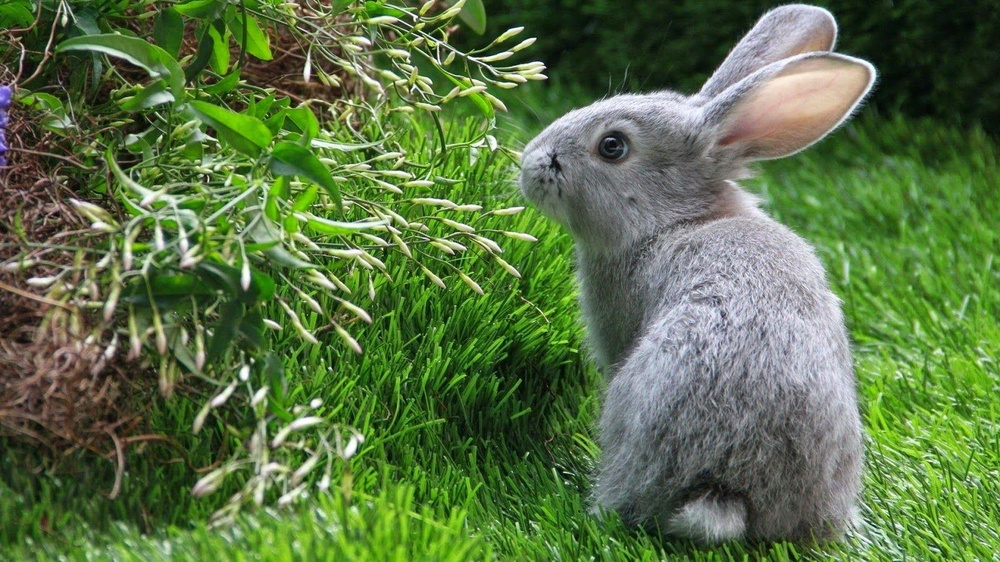
#> input picture DATA/sammy.jpg, 1000 x 562 px, shrunk from 1600 x 900 before the run
$ jupyter execute matching_template.ipynb   (shell and % lines are left out)
#> lines starting #> are read from the running program, lines starting #| are printed output that depends on the picture
[cell 1]
import cv2
import numpy as np
import matplotlib.pyplot as plt

[cell 2]
full=cv2.imread('DATA/sammy.jpg')
#> full is the input picture: shape (562, 1000, 3); mean B, G, R 69, 114.4, 89.9
full=cv2.cvtColor(full,cv2.COLOR_BGR2RGB)

[cell 3]
plt.imshow(full)

[cell 4]
fase=cv2.imread('DATA/sammy_face.jpg')
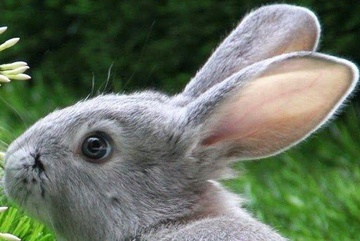
#> input picture DATA/sammy_face.jpg, 360 x 241 px, shrunk from 576 x 386 before the run
#> fase is the input picture: shape (241, 360, 3); mean B, G, R 95.3, 113.5, 102.3
fase=cv2.cvtColor(fase,cv2.COLOR_BGR2RGB)

[cell 5]
plt.imshow(fase)

[cell 6]
# All the 6 methods for comparison in a list
# Note how we are using strings, later on we'll use the eval() function to convert to function
methods = ['cv2.TM_CCOEFF', 'cv2.TM_CCOEFF_NORMED', 'cv2.TM_CCORR','cv2.TM_CCORR_NORMED', 'cv2.TM_SQDIFF', 'cv2.TM_SQDIFF_NORMED']

[cell 7]
for m in methods:

    #CREATE A COPY
    full_copy = full.copy()
    methods = eval(m)

    #TEMPLATE MATCHING
    res=cv2.matchTemplate(full_copy,fase,methods)
    min_val,max_val,min_loc,max_loc=cv2.minMaxLoc(res)

    if methods in[cv2.TM_SQDIFF_NORMED]:

        top_left=min_loc

    else:

        top_left=max_loc

    height,width,channels=fase.shape
    bottom_right=(top_left[0]+width,top_left[1]+height)

    cv2.rectangle(full_copy,top_left,bottom_right,(255,0,0),10)

    #PLOT AND SHOW THE IMAGES
    plt.subplot(121)
    plt.imshow(res)
    plt.title('HEATMAP OF TEMPLATE MATCHING')


    plt.subplot(122)
    plt.imshow(full_copy)
    plt.title('DETECTION OF TEMPLATE')
    plt.suptitle(m)

    plt.show()
    print('\n')
    print('\n')
#> this loop made 6 passes
#> (min_val, max_val, min_loc, top_left, bottom_right) on passes 1 to 5: (-327604512, 1.11e+09, (640, 57), (517, 0), (877, 241)), (-0.311, 0.999, (640, 57), (517, 0), (877, 241)), (1.86e+09, 3.92e+09, (215, 265), (517, 0), (877, 241)), (0.641, 1, (296, 218), (517, 0), (877, 241)), (2721893, 2.78e+09, (517, 0), (640, 55), (1000, 296))
#> (min_val, max_val, max_loc, top_left, bottom_right) on pass 6: (0.000695, 0.789, (222, 249), (517, 0), (877, 241))
#> pass 1, `res=cv2.matchTemplate(full_copy,fase,methods)`:
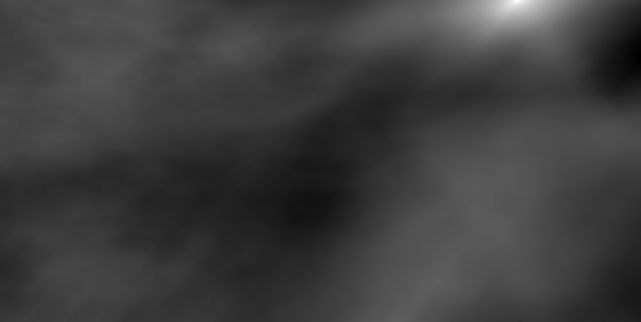
#> res: shape (322, 641) float32; min -327604512, max 1.11e+09, mean 21844586; drawn with min black and max white
#> pass 1, `plt.show()`:
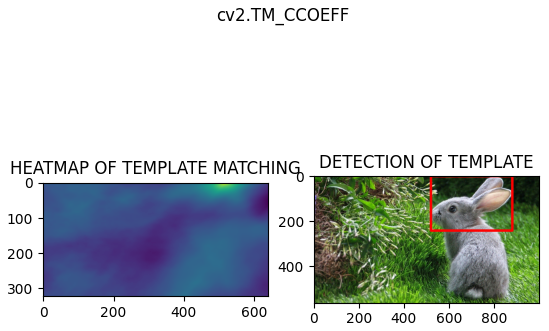
#> figure drawn by matplotlib, 2 panels
#> pass 3, `res=cv2.matchTemplate(full_copy,fase,methods)`:
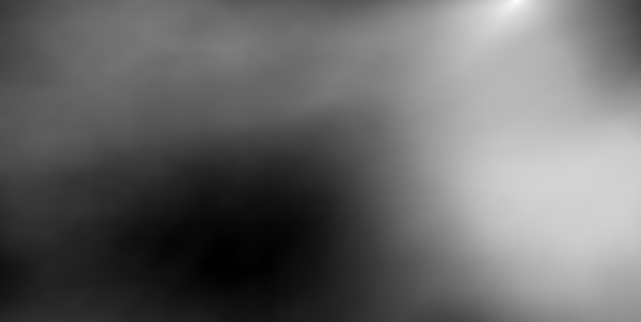
#> res: shape (322, 641) float32; min 1.86e+09, max 3.92e+09, mean 2.7e+09; drawn with min black and max white
#> after the loop:
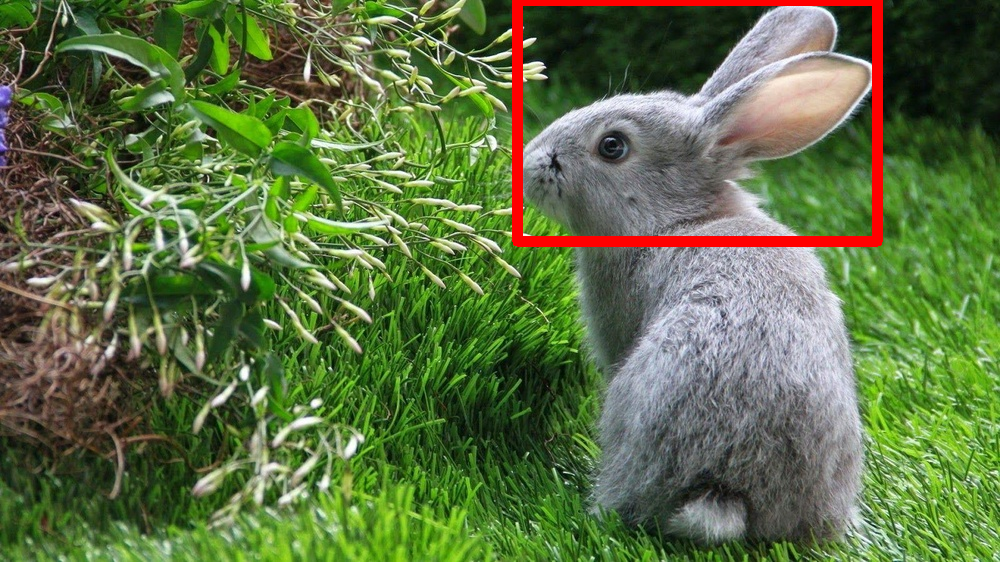
#> full_copy: shape (562, 1000, 3); mean R, G, B 93.4, 112.2, 67.5
#> after the loop:
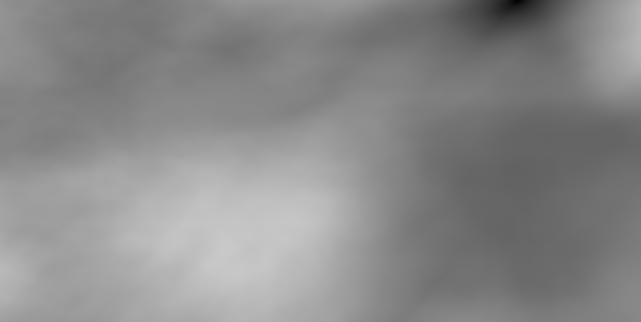
#> res: shape (322, 641) float32; min 0.000695, max 0.789, mean 0.542
